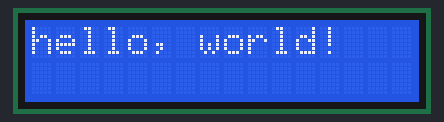
Recording of a sketch running on a simulated Arduino Uno, built with avr-gcc and run on an emulated ATmega328P. Parts: 16×2 character LCD.

Above: at 0.1 s.
At 0.6 s:
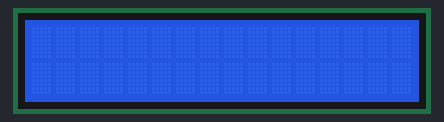

The sketch:

project5_lcd_hello_flash.ino
```cpp
// Project 5: Hello World Flash

// The purpose of this project was to create a design to print 'hello world!' to the lcd but also make it flash

// Group Members: Josh Wild, Dayne Newman
// Group Number: 14 (not sure this is what the bottom of the breadboard said)
// Date: 3/25/2025
// Code written by: Both team members

// include lcd header file
#include <LiquidCrystal.h>

// define lcd pins
LiquidCrystal lcd(12, 11, 5, 4, 3, 2);

// begin the lcd
void setup() {
  lcd.begin(16, 2);
}

// repeatedly print hello world and clear the lcd display every half second
void loop() {
  lcd.print("hello, world!");
  delay(500);
  lcd.clear();
  delay(500);
}
```

Measured:
- what the display in image 1 shows lasts 0.5 s, from 0.6 s to 1.1 s
